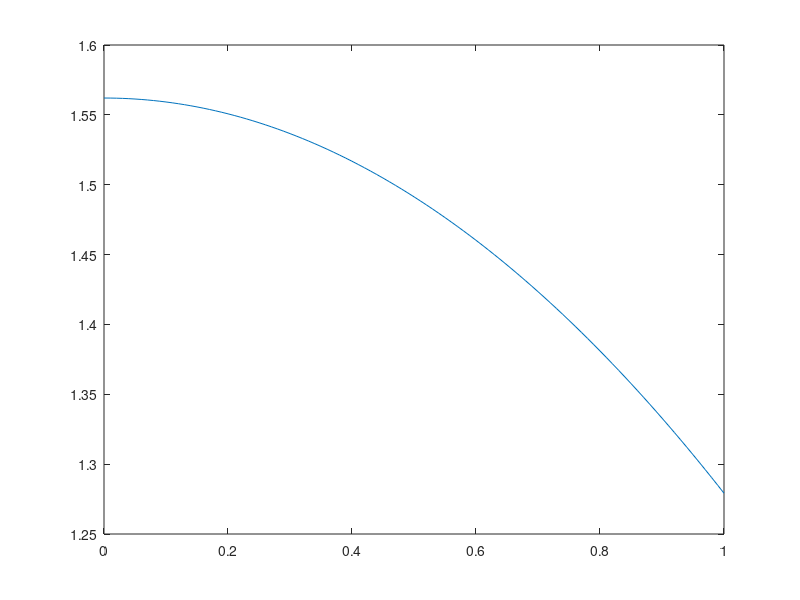
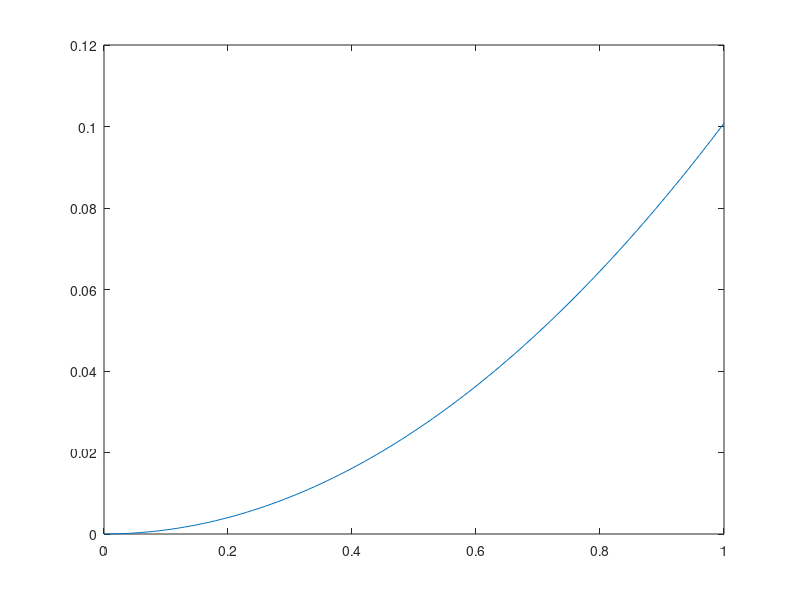

The MATLAB script that drew these images, in order:
clear; close all; clc;
X = 1.2;
k0_a = 5.917;
M = 0:0.01:1;

kappa_over_k0 = sqrt(1+X^2) - ((M.^2)/4)*((X^2)/sqrt(1+X^2))*(1/(1-(1i/X)*sqrt(1+2*pi/k0_a-sqrt(1+X^2)))+1/(1-(1i/X)*sqrt(1-2*pi/k0_a-sqrt(1+X^2))))

beta_over_k0 = real(kappa_over_k0);
alpha_over_k0 = -imag(kappa_over_k0);

figure(1)
plot(M, beta_over_k0)
figure(2)
plot(M, alpha_over_k0)
